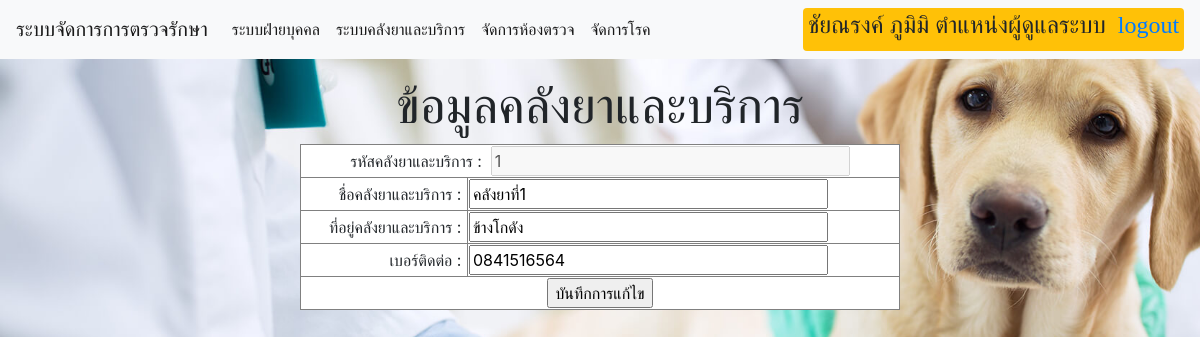
The page /TreatmentManagementProject/admin/AdminManageDrugServiceHouseEdit.php?dshid=1 (signed in) on the database its author committed.
### tables this page shows
CREATE TABLE `drugservicestorehouse` (
  `DshID` int(1) NOT NULL,
  `Name` varchar(30) NOT NULL,
  `Address` varchar(30) NOT NULL,
  `Connumber` char(10) NOT NULL
);

### TreatmentManagementProject/mysql/connect.php (called while the page is built)
<?php
$connect = mysqli_connect($dbhost, $dbuser, $dbpass, $dbname);
mysqli_query($connect, "SET NAMES UTF8");
$result = mysqli_query($connect, $sql);
?>

### TreatmentManagementProject/admin/AdminManageDrugServiceHouseEdit.php (the view, shortened to what this page needs)
<?php
require("../mysql/config.php");
$dshid = $_REQUEST['dshid'];
$sql ="select dshid,name,address,connumber from drugservicestorehouse where dshid=$dshid";
    require("../mysql/connect.php");
    $record = mysqli_fetch_array($result);
?>
<!doctype html>
<html lang="en">
  <head>
     <link rel="stylesheet" href="https://stackpath.bootstrapcdn.com/bootstrap/4.3.1/css/bootstrap.min.css">
  </head>
  <body>
 <nav class="navbar navbar-expand-lg navbar-light bg-light">
  <a class="navbar-brand" href="../Main.php">ระบบจัดการการตรวจรักษา</a>
  <div class="collapse navbar-collapse" id="navbarSupportedContent">
    <ul class="navbar-nav mr-auto">
    <li class="nav-item active">
        <a class="nav-link" href="ManageUser.php">ระบบฝ่ายบุคคล <span class="sr-only">(current)</span></a>
      </li>
      <li class="nav-item active">
        <a class="nav-link" href="ManageDrugService.php">ระบบคลังยาและบริการ <span class="sr-only">(current)</span></a>
      </li>
      <li class="nav-item active">
        <a class="nav-link" href="Managetreatmentroom.php">จัดการห้องตรวจ <span class="sr-only">(current)</span></a>
      </li>
      <li class="nav-item active">
        <a class="nav-link" href="Managedisease.php">จัดการโรค <span class="sr-only">(current)</span></a>
      </li>
    </ul>
    <span class = "badge badge-warning" style="font-family: 'TH SarabunPSK';font-weight: bold;"><h4><?php echo $_SESSION['name'] . "&nbsp;ตำแหน่งผู้ดูแลระบบ" ."&nbsp;
    <a href = '../logout.php'>logout</a>" ?></h4></span>
  </div>
</nav>
   <center><div class="head1">ข้อมูลคลังยาและบริการ</div></center>
   <center>
   <form action="AdminManageDrugServiceHouseEditSave.php" method="post">
    <table width = '50%' border = "1"  bgcolor = "#FFFFFF">
            <tr><td colspan="4" align="center">
            รหัสคลังยาและบริการ :&nbsp;
            <input type="text" size='30' maxlength='1' onkeypress="return isNumber(event)" value="<?php echo $record['dshid']; ?>" disabled>
                </td></tr>
                <tr><td colspan="2" align="right">
            ชื่อคลังยาและบริการ :&nbsp;
            <td colspan="2" align="left">
            <input type="text" name="name" size='30' maxlength='30' value="<?php echo $record['name']; ?>" required>
                </td></tr>
                <tr><td colspan="2" align="right">
            ที่อยู่คลังยาและบริการ :&nbsp;
            <td colspan="2" align="left">
            <input type="text" name="address" size='30' maxlength='1' value="<?php echo $record['address']; ?>" required>
                </td></tr>
                <tr><td colspan="2" align="right">
            เบอร์ติดต่อ :&nbsp;
            <td colspan="2" align="left">
            <input type="text" name="connumber" size='30' maxlength='10' onkeypress="return isNumber(event)" value="<?php echo $record['connumber']; ?>" >
                </td></tr>
                <tr><td colspan="4" align="center"><input type="submit" value="บันทึกการแก้ไข"></td></tr>
        </form>
    </center>
  </body>
</html>

### TreatmentManagementProject/admin/AdminManageDrugServiceHouseEdit.php (style rules this page uses)
body { background-image: url("../background/bg.jpg"); background-repeat: no-repeat; background-size: 120% auto; }
.head1 { font-family: "TH SarabunPSK"; font-size: 50px; padding-top: 10px; }

### rows shown on the page
drugservicestorehouse: DshID "1", name "คลังยาที่1", address "ข้างโกดัง", connumber "0841516564"

### other values the page prints
$_SESSION['name'] "ชัยณรงค์ ภูมิมิ"
